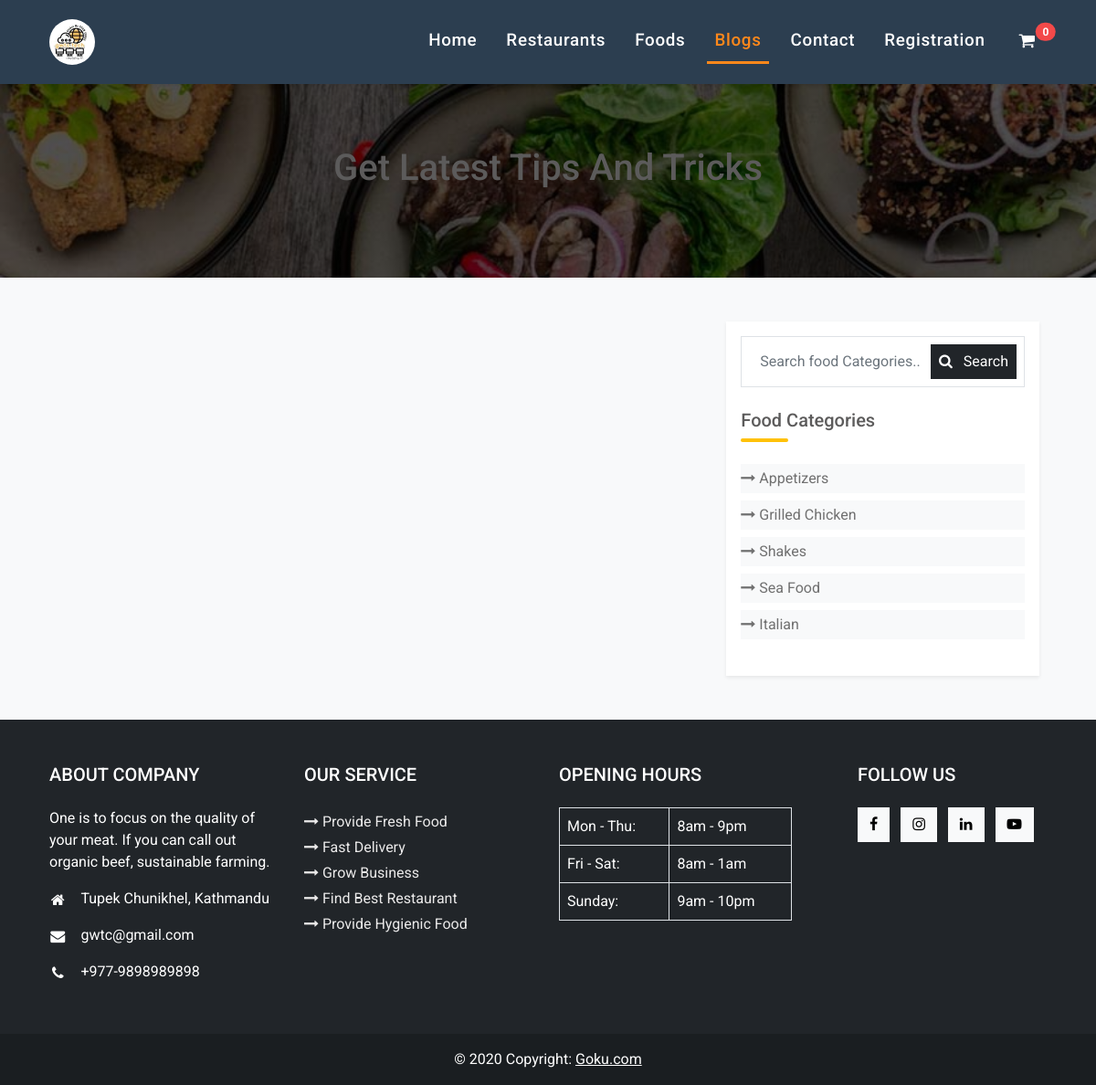
The page /blog/ on the database as committed earlier.
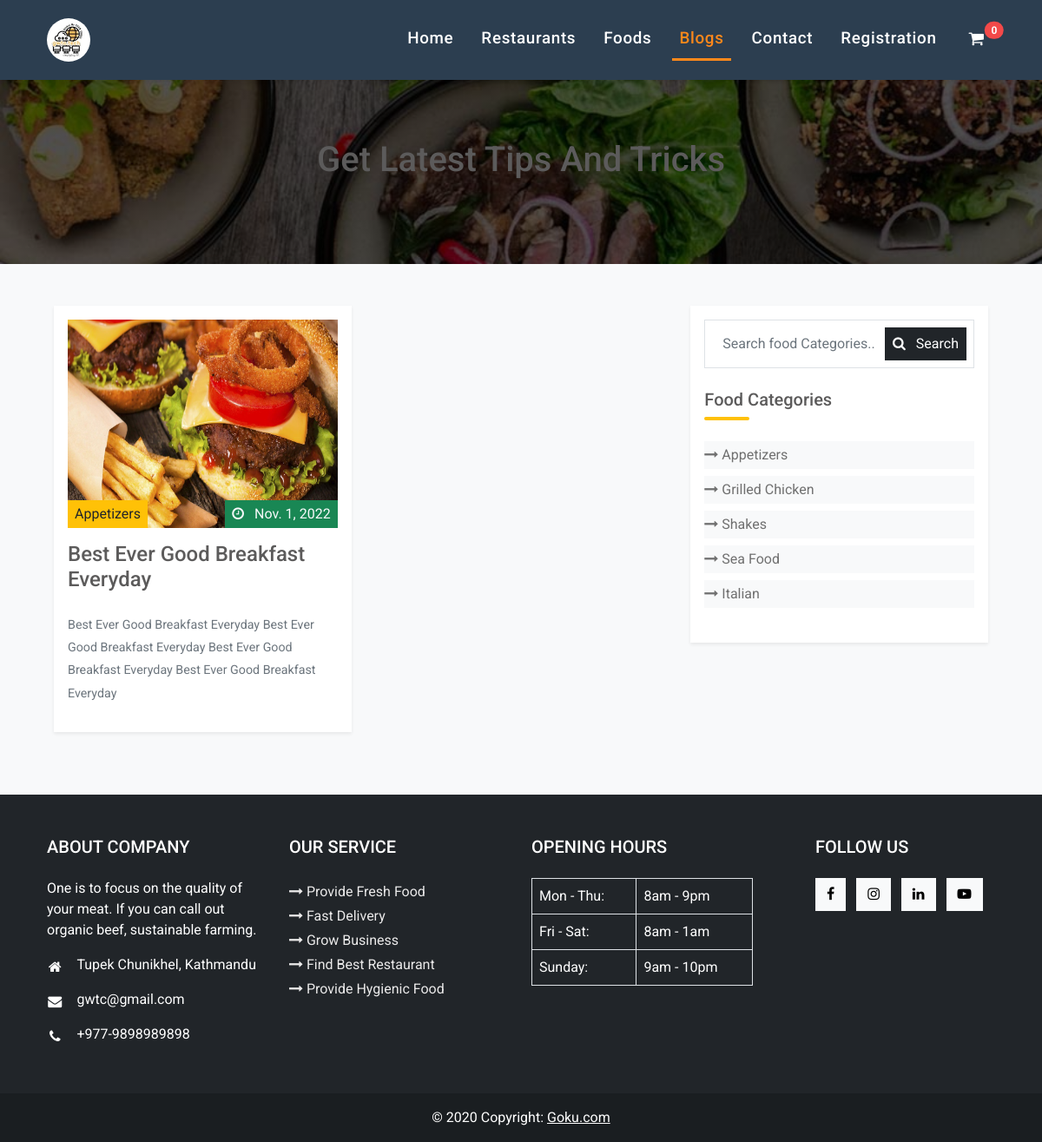
The same page on the database as committed later.
### restaurant/models.py (models this page shows, shortened)
class Blog(models.Model):
    blog_id = models.UUIDField(primary_key=True,default=uuid.uuid4,editable=False)
    blog_slug = models.SlugField(unique=True)
    blog_category_name = models.ForeignKey(FoodCategory, on_delete=models.CASCADE)
    blog_title = models.CharField(max_length=150, null=False, blank=False)
    blog_description = models.TextField()
    blog_publish_date = models.DateField(auto_now_add=True)
    blog_image = models.ImageField(upload_to=get_file_path_for_blog)

class FoodCategory(models.Model):
    food_category_id = models.UUIDField(primary_key=True, default=uuid.uuid4, editable=False)
    food_category_title = models.CharField(max_length=150)
    def __str__(self):
        return self.food_category_title

### restaurant/views.py (the view)
# urls.py: path('blog/', views.BlogView.as_view(), name='blog'),
class BlogView(generic.ListView):
    def get(self, request, *args, **kwargs):
        template_name = 'blogs/blog.html'
        blogs_list = Blog.objects.all()
        context = {
            'blogs_list' : blogs_list,
        }
        return render(request, template_name, context)

### templates/blogs/blog.html (shortened to what this page needs)
{% extends 'homepage/base.html' %}
{% load static %}
{% block content %}
<div class="container-fluid px-0 mx-0 mt-5 pt-3 blog-main">
    <div class="container-fluid px-0 mx-0 blog-section pt-5">
        <div class="container col-md-11">
            <h1 class="text text-center title mt-5">
                Get Latest Tips And Tricks
            </h1>
        </div>
    </div>
</div>
<div class="container-fluid px-0 mx-0 bg-light py-5">
    <div class="container col-md-11">
        <div class="row">
            <div class="col-lg-8 col-md-12 col-sm-12 col-12">
                <div class="p-0">
                    <div class="row" data-masonry='{"percentPosition": true }'>
                        {% for blog in blogs_list %}
                            <div class="col-lg-6 col-md-6 col-sm-12 col-12 mb-4">
                                <div class="p-3 shadow-sm bg-white">
                                    <div class="blog-img-box mb-3">
                                        <img src="{{blog.blog_image.url}}"
                                            class="blog-img" alt="">
                                        <div class="blog-category bg-warning">
                                            <p class="mb-0 px-2 py-1">{{blog.blog_category_name}}</p>
                                        </div>
                                        <div class="blog-publish-date bg-success">
                                            <p class="mb-0 px-2 py-1">
                                                <i class="fa fa-clock-o me-2"></i> {{blog.blog_publish_date}}
                                            </p>
                                        </div>
                                    </div>
                                    <div class="blog-info-box">
                                        <a href="{% url 'homepage:blog-detail-data' blog.blog_id blog.blog_slug %}" class="text-decoration-none">
                                            <h4 class="text title mb-4">
                                                {{blog.blog_title}}
                                            </h4>
                                        </a>
                                        <p class="text blog-desc text-muted">
                                            {{blog.blog_description}}
                                        </p>
                                    </div>
                                </div>
                            </div>
                        {% endfor %}
                    </div>
                </div>
            </div>
            <div class="col-lg-4 col-md-12 col-sm-12 col-12">
                <div class="p-3 shadow-sm bg-white">
                    <div class="input-group mb-4 border p-2">
                        <input type="text" id="myInput" placeholder="Search food Categories..." aria-describedby="button-addon3"
                            class="form-control">
                        <div class="input-group-append border-0">
                            <button id="button-addon3" type="button" class="btn btn-dark px-2">
                                <i class="fa fa-search me-2"></i>
                                Search
                            </button>
                        </div>
                    </div>
                    <div class="blog-category-box mb-4">
                        <h5 class="text title">Food Categories</h5>
                        <div class="hr-section my-0">
                            <hr class="col-md-2 pt-1 bg-warning mt-1 mb-4 rounded-pill">
                        </div>
                        <ul class="blog-category-list" id="myDIV">
                            <li class="mb-2 bg-light py-1">
                                <a href="#" class="text-decoration-none blog-category-link">
                                    <i class="fa fa-long-arrow-right fs-6"></i> Appetizers
                                </a>
                            </li>
                            <li class="mb-2 bg-light py-1">
                                <a href="#" class="text-decoration-none blog-category-link">
                                    <i class="fa fa-long-arrow-right fs-6"></i> Grilled Chicken
                                </a>
                            </li>
                            <li class="mb-2 bg-light py-1">
                                <a href="#" class="text-decoration-none blog-category-link">
                                    <i class="fa fa-long-arrow-right fs-6"></i> Shakes
                                </a>
                            </li>
                            <li class="mb-2 bg-light py-1">
                                <a href="#" class="text-decoration-none blog-category-link">
                                    <i class="fa fa-long-arrow-right fs-6"></i> Sea Food
                                </a>
                            </li>
                            <li class="mb-2 bg-light py-1">
                                <a href="#" class="text-decoration-none blog-category-link">
                                    <i class="fa fa-long-arrow-right fs-6"></i> Italian
                                </a>
                            </li>
                        </ul>
                    </div>
                </div>
            </div>
        </div>
    </div>
</div>
{% endblock content %}

### templates/homepage/base.html (shortened to what this page needs)
<!DOCTYPE html>
{% load static %}
<html lang="en">
<head>
    <link href="https://cdn.jsdelivr.net/npm/bootstrap@5.0.2/dist/css/bootstrap.min.css" rel="stylesheet"
>
    <link rel="stylesheet" href="https://cdnjs.cloudflare.com/ajax/libs/font-awesome/4.7.0/css/font-awesome.min.css">
    <link rel="stylesheet" type='text/css' href="{% static 'css/restaurant.css' %}">
    <link rel="stylesheet" type='text/css' href="{% static 'css/owl.carousel.min.css' %}">
    <link rel="stylesheet" type='text/css' href="{% static 'css/owl.theme.default.min.css' %}">
</head>
<body>
    {% include 'homepage/navbar.html' %}
    {% block content %}
    {% endblock content %}
    {% include 'homepage/footer.html' %}
</body>
</html>

### templates/homepage/navbar.html (shortened to what this page needs)
{% load static %}
<div class="container-fluid px-0 mx-0 fixed-top nav-bg-color shadow-sm">
    <div class="container my-2">
        <nav class="navbar navbar-expand-lg">
            <div class="container-fluid">
                <a class="navbar-brand" href="{% url 'homepage:home' %}">
                    <img src="{% static '/images/gwtc.jpg' %}" class="logo" alt="">
                </a>
                <div class="collapse navbar-collapse" id="navbarSupportedContent">
                    <ul class="navbar-nav ms-auto mb-2 mb-lg-0">
                        <li class="nav-item me-3">
                            <a class="nav-link {% if request.resolver_match.url_name == 'home' %}active{% endif %}"
                                aria-current="page" href="{% url 'homepage:home' %}">Home</a>
                        </li>
                        <li class="nav-item me-3">
                            <a class="nav-link {% if request.resolver_match.url_name == 'restaurant' %}active{% endif %}"
                                href="{% url 'homepage:restaurant' %}">Restaurants</a>
                        </li>
                        <li class="nav-item me-3">
                            <a class="nav-link {% if request.resolver_match.url_name == 'food' %}active{% endif %}"
                                href="{% url 'homepage:food' %}">Foods</a>
                        </li>
                        <li class="nav-item me-3">
                            <a class="nav-link {% if request.resolver_match.url_name == 'blog' %}active{% endif %}"
                                href="{% url 'homepage:blog' %}">Blogs</a>
                        </li>
                        <li class="nav-item me-3">
                            <a class="nav-link {% if request.resolver_match.url_name == 'contact' %}active{% endif %}"
                                href="{% url 'homepage:contact' %}">Contact</a>
                        </li>
                        <li class="nav-item me-3 registration">
                            <a class="nav-link" href="#">Registration
                            </a>
                        </li>
                    </ul>
                    <a href="{% url 'homepage:cart' %}" class="cart-tag text-decoration-none btn position-relative">
                        <i class="fa fa-shopping-cart"></i>
                        <span class="position-absolute mt-2 start-100 translate-middle badge rounded-pill badge-bg">
                            0
                        </span>
                    </a>
                </div>
            </div>
        </nav>
    </div>
</div>

### templates/homepage/footer.html
<div class="container-fluid bg-dark px-0 mx-0">
    <footer class="text-white text-start text-lg-start">
        <div class="container p-4">
            <div class="row mt-4">
                <div class="col-lg-3 col-md-6 col-sm-12 col-12 mb-4 mb-md-3 mb-sm-3 pe-3">
                    <h5 class="text-uppercase mb-4">About company</h5>
                    <p>
                        One is to focus on the quality of your meat. If you can call out organic beef, sustainable
                        farming.
                    </p>
                    <ul class="fa-ul" style="margin-left: 1.65em;">
                        <li class="mb-3">
                            <span class="fa-li"><i class="fa fa-home"></i></span>
                            <span class="ms-2">
                                Tupek Chunikhel, Kathmandu
                            </span>
                        </li>
                        <li class="mb-3">
                            <span class="fa-li"><i class="fa fa-envelope"></i></span>
                            <span class="ms-2">gwtc@gmail.com
                            </span>
                        </li>
                        <li class="mb-3">
                            <span class="fa-li"><i class="fa fa-phone"></i></span>
                            <span class="ms-2">
                                +977-9898989898
                            </span>
                        </li>
                    </ul>
                </div>
                <div class="col-lg-3 col-md-6 col-sm-12 col-12 mb-4 mb-md-3 mb-sm-3">
                    <h5 class="text-uppercase mb-4 pb-1">Our Service</h5>
                    <div class="service-list mb-4">
                        <ul class="services-list">
                            <li class="mb-1">
                                <a href="#" class="text-decoration-none service-link">
                                    <i class="fa fa-long-arrow-right fs-6"></i> Provide Fresh Food
                                </a>
                            </li>
                            <li class="mb-1">
                                <a href="#" class="text-decoration-none service-link">
                                    <i class="fa fa-long-arrow-right fs-6"></i> Fast Delivery
                                </a>
                            </li>
                            <li class="mb-1">
                                <a href="#" class="text-decoration-none service-link">
                                    <i class="fa fa-long-arrow-right fs-6"></i> Grow Business
                                </a>
                            </li>
                            <li class="mb-1">
                                <a href="#" class="text-decoration-none service-link">
                                    <i class="fa fa-long-arrow-right fs-6"></i> Find Best Restaurant
                                </a>
                            </li>
                            <li class="mb-1">
                                <a href="#" class="text-decoration-none service-link">
                                    <i class="fa fa-long-arrow-right fs-6"></i> Provide Hygienic Food
                                </a>
                            </li>
                        </ul>
                    </div>
                </div>
                <div class="col-lg-3 col-md-6 col-sm-12 col-12 mb-4 mb-md-3 mb-sm-3">
                    <h5 class="text-uppercase mb-4">Opening hours</h5>
                    <table class="table text-start table-bordered text-white">
                        <tbody class="fw-normal">
                            <tr>
                                <td>Mon - Thu:</td>
                                <td>8am - 9pm</td>
                            </tr>
                            <tr>
                                <td>Fri - Sat:</td>
                                <td>8am - 1am</td>
                            </tr>
                            <tr>
                                <td>Sunday:</td>
                                <td>9am - 10pm</td>
                            </tr>
                        </tbody>
                    </table>
                </div>
                <div class="col-lg-3 col-md-6 col-sm-12 col-12 mb-4 mb-md-3 mb-sm-3">
                    <div class="ms-lg-5 ms-0">
                        <h5 class="text-uppercase mb-4">Follow Us</h5>
                        <div class="mt-4">
                            <a type="button" class="btn btn-floating btn-light me-2"><i class="fa fa-facebook"></i></a>
                            <a type="button" class="btn btn-floating btn-light me-2"><i class="fa fa-instagram"></i></a>
                            <a type="button" class="btn btn-floating btn-light me-2"><i class="fa fa-linkedin"></i></a>
                            <a type="button" class="btn btn-floating btn-light me-2"><i
                                    class="fa fa-youtube-play"></i></a>
                        </div>
                    </div>
                </div>
            </div>
        </div>
        <div class="text-center p-3" style="background-color: rgba(0, 0, 0, 0.2);">
            © 2020 Copyright:
            <a class="text-white" href="#">Goku.com</a>
        </div>
    </footer>
</div>

Rows that differ between the two databases and show on the page:
added Blog: blog_image (picture), blog_category_name "Appetizers", blog_publish_date "Nov. 1, 2022", blog_title "Best Ever Good Breakfast Everyday", blog_description "Best Ever Good Breakfast Everyday Best Ever Good Breakfast Everyday Best Ever Good Breakfast Everyday Best Ever Good Breakfast Everyday"
